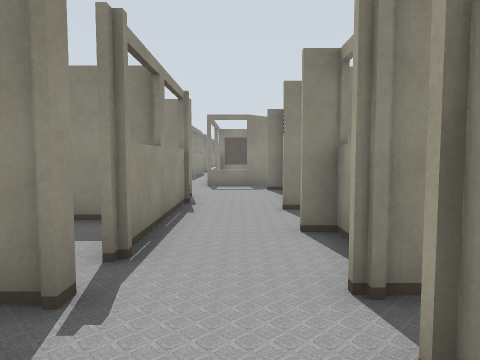
View 1 (above)

13 first-person views from a walk through a Gazebo world. The camera is 1.2 m above the floor, tilts 4° down and sees 70° across. The lines on the ground mark 1 m squares. The floor is counted in squares, 1 m on a side. Each view is taken from the middle of a square. On the plan, view 1 faces up. The plan holds only what a view shows up to about 14 squares ahead; the rest is blank. The place goes on beyond the plan. The robots in the file are not drawn.

View 2
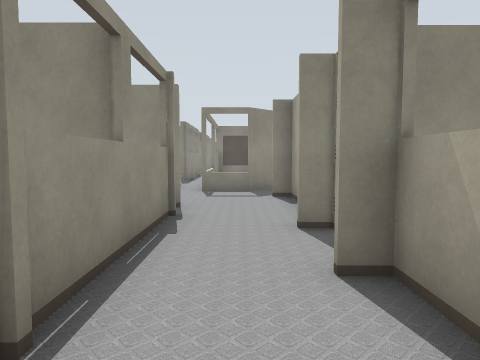

View 3
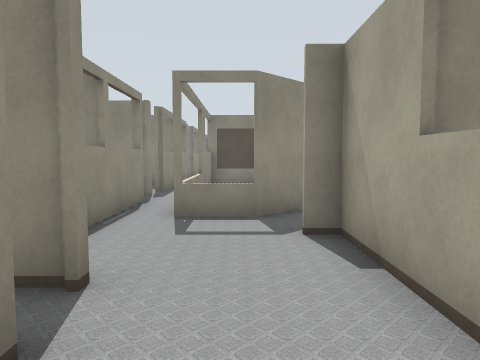

View 4
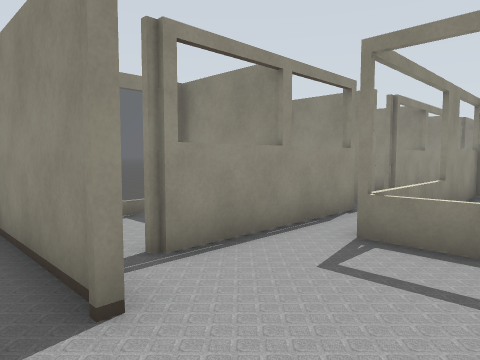

View 5
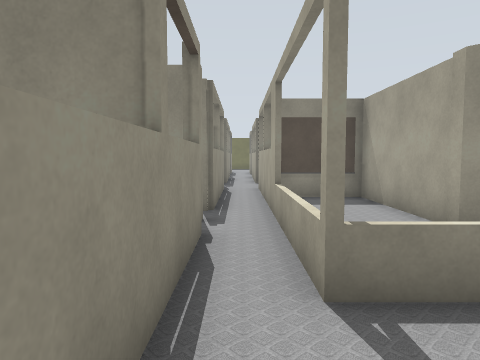

View 6
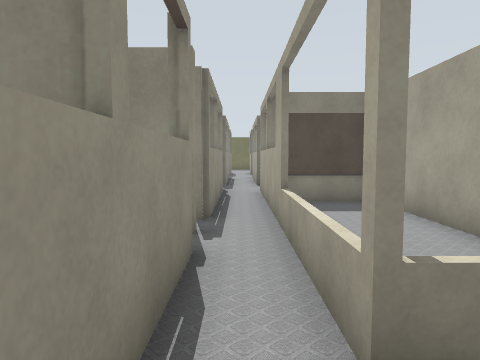

View 7
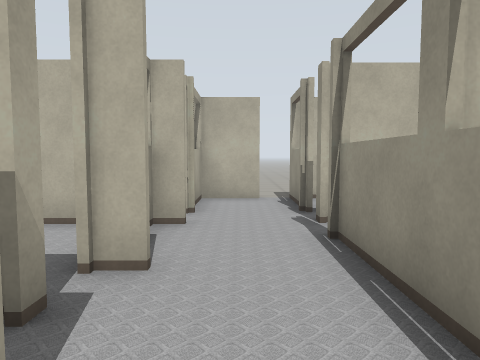

View 8
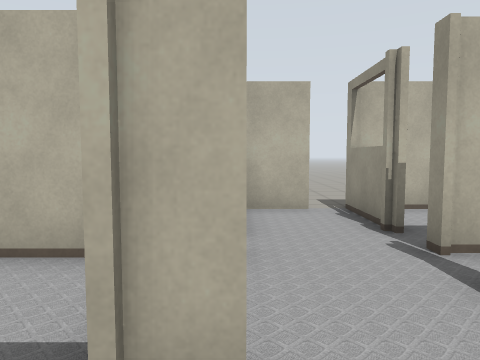

View 9
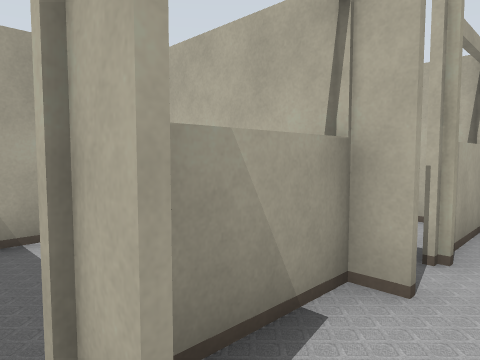

View 10
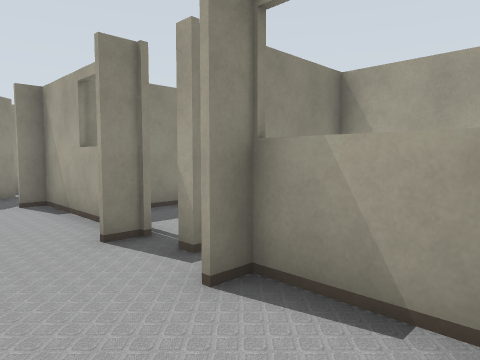

View 11
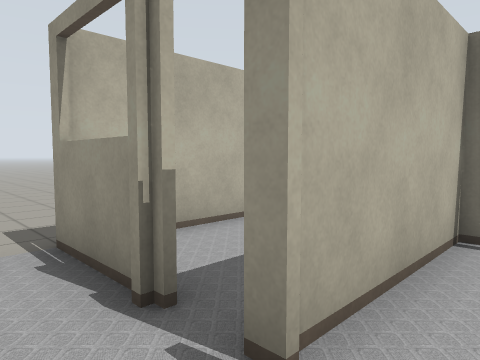

View 12
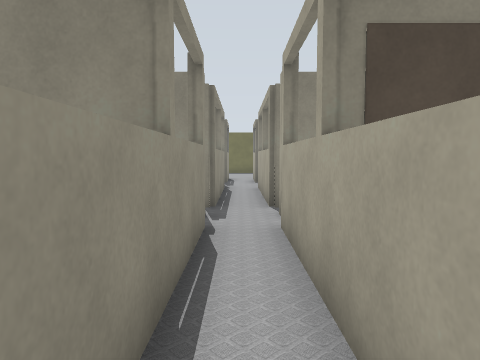

View 13
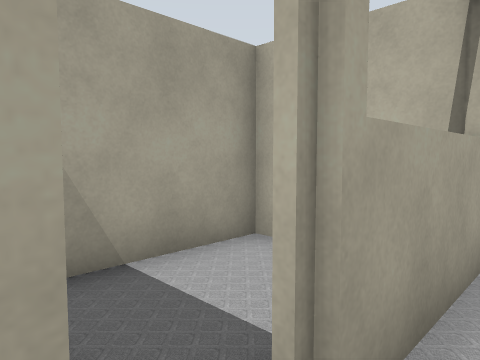

### Floor plan
Key: @ floor where view 1 was taken; # wall or solid block; x gap in a wall; . floor; = window, fence, low wall or low ledge.
Columns run from 4 left of view 1 to 5 right of it. Each row starts with its distance up from view 1.
 25  #.###
 24  x.x.#
 23  #.#.#
 22  #.#.#
 21 ##.###
 20  #.#.#
 19  #.#.#
 18  ..#.#
 17 ##.=.#
 16  #.=.#
 15  #.=##
 14  #.#=#
 13  #....
 12  #...##
 11  x....#
 10 ###...#
  9   ##..#
  8    #.##
  7    #..####
  6    #.....#
  5    #.##..#
  4   ##..#..#
  3 ###..#####
  2   ...#
  1  ..#.#
  0 ...#@#
 -1 #######
 -2   ..
 -3   ..
 -4   ..
 -5  ...
 -6  ..
 -7  ..
 -8  ..
 -9 ...
-10 ..
-11 ..

Where each view was taken, in squares from view 1:
view 1: 0 up, 0 right, facing up
view 2: 2 up, 0 right, facing up
view 3: 7 up, 0 right, facing up
view 4: 9 up, 1 right, facing up-left
view 5: 11 up, 2 left, facing up
view 6: 12 up, 2 left, facing up
view 7: 9 up, 0 right, facing down
view 8: 7 up, 1 right, facing down
view 9: 6 up, 0 right, facing down-right
view 10: 3 up, 1 left, facing up-right
view 11: 4 up, 0 right, facing down-left
view 12: 18 up, 2 left, facing up
view 13: 25 up, 2 left, facing down-right
